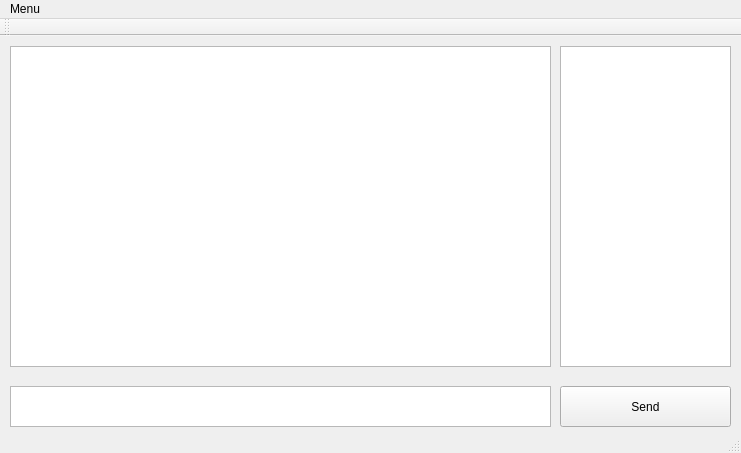
<?xml version="1.0" encoding="UTF-8"?>
<ui version="4.0">
 <class>MainWindow</class>
 <widget class="QMainWindow" name="MainWindow">
  <property name="geometry">
   <rect>
    <x>0</x>
    <y>0</y>
    <width>741</width>
    <height>453</height>
   </rect>
  </property>
  <property name="windowTitle">
   <string>Client</string>
  </property>
  <property name="layoutDirection">
   <enum>Qt::LeftToRight</enum>
  </property>
  <widget class="QWidget" name="centralWidget">
   <widget class="QTextEdit" name="textEdit">
    <property name="geometry">
     <rect>
      <x>10</x>
      <y>10</y>
      <width>541</width>
      <height>321</height>
     </rect>
    </property>
    <property name="readOnly">
     <bool>true</bool>
    </property>
   </widget>
   <widget class="QTextEdit" name="message_edit">
    <property name="geometry">
     <rect>
      <x>10</x>
      <y>350</y>
      <width>541</width>
      <height>41</height>
     </rect>
    </property>
   </widget>
   <widget class="QTextEdit" name="viewClients">
    <property name="geometry">
     <rect>
      <x>560</x>
      <y>10</y>
      <width>171</width>
      <height>321</height>
     </rect>
    </property>
    <property name="readOnly">
     <bool>true</bool>
    </property>
   </widget>
   <widget class="QPushButton" name="sendButton">
    <property name="geometry">
     <rect>
      <x>560</x>
      <y>350</y>
      <width>171</width>
      <height>41</height>
     </rect>
    </property>
    <property name="text">
     <string>Send</string>
    </property>
   </widget>
  </widget>
  <widget class="QMenuBar" name="menuBar">
   <property name="geometry">
    <rect>
     <x>0</x>
     <y>0</y>
     <width>741</width>
     <height>25</height>
    </rect>
   </property>
   <widget class="QMenu" name="menuMenu">
    <property name="title">
     <string>Menu</string>
    </property>
    <addaction name="actionConnect"/>
    <addaction name="actionDisconnect"/>
   </widget>
   <addaction name="menuMenu"/>
  </widget>
  <widget class="QToolBar" name="mainToolBar">
   <attribute name="toolBarArea">
    <enum>TopToolBarArea</enum>
   </attribute>
   <attribute name="toolBarBreak">
    <bool>false</bool>
   </attribute>
  </widget>
  <widget class="QStatusBar" name="statusBar"/>
  <action name="actionConnect">
   <property name="text">
    <string>Connect</string>
   </property>
  </action>
  <action name="actionDisconnect">
   <property name="text">
    <string>Disconnect</string>
   </property>
  </action>
 </widget>
 <layoutdefault spacing="6" margin="11"/>
 <resources/>
 <connections/>
</ui>
